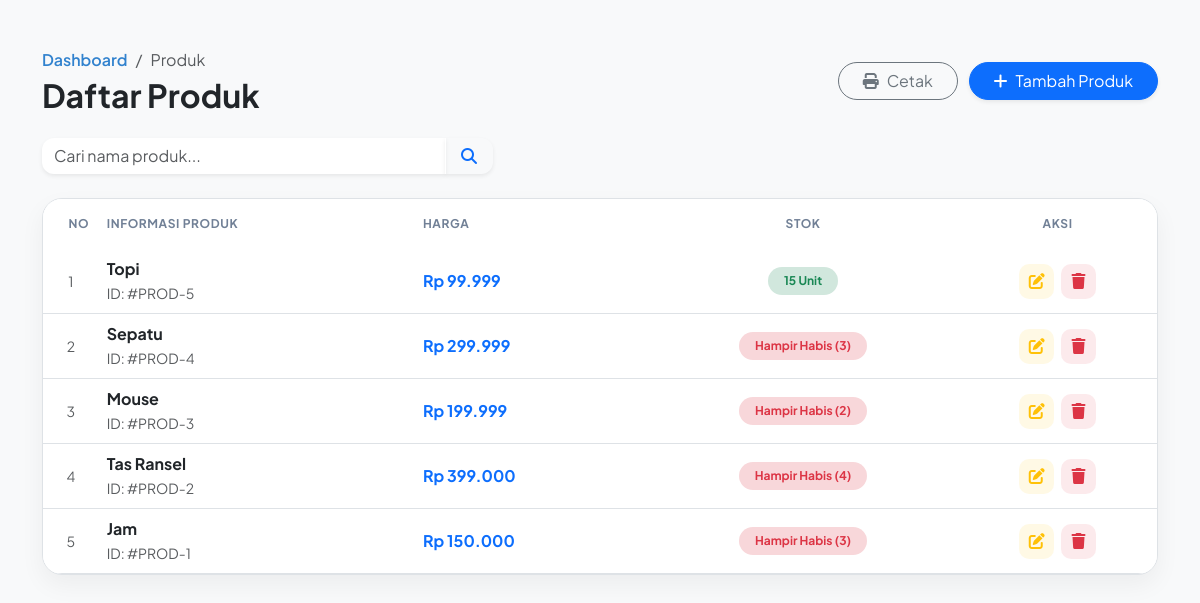
Screenshot of /data/index.php (signed in) with the database file from the repository.
### tables this page shows
CREATE TABLE `produk` (
  `id` int(11) NOT NULL,
  `nama_produk` varchar(100) NOT NULL,
  `harga` int(11) NOT NULL,
  `stok` int(11) NOT NULL
);

### data/index.php (the view, shortened to what this page needs)
<?php
include '../config/koneksi.php';
$keyword = "";
if (isset($_POST['cari'])) {
    $keyword = mysqli_real_escape_string($koneksi, $_POST['keyword']);
    $query = "SELECT * FROM produk WHERE nama_produk LIKE '%$keyword%' ORDER BY id DESC";
} else {
    $query = "SELECT * FROM produk ORDER BY id DESC";
}
$result = mysqli_query($koneksi, $query);
?>
<!DOCTYPE html>
<html lang="id">
<head>
    <link href="https://cdn.jsdelivr.net/npm/bootstrap@5.3.0/dist/css/bootstrap.min.css" rel="stylesheet">
    <link rel="stylesheet" href="https://cdnjs.cloudflare.com/ajax/libs/font-awesome/6.4.0/css/all.min.css">
</head>
<body class="py-5">
<div class="container">
    <div class="row align-items-center mb-4 no-print">
        <div class="col-md-6 text-start">
            <nav aria-label="breadcrumb">
                <ol class="breadcrumb mb-1">
                    <li class="breadcrumb-item"><a href="../dashboard.php">Dashboard</a></li>
                    <li class="breadcrumb-item active">Produk</li>
                </ol>
            </nav>
            <h2 class="fw-bold m-0 text-dark">Daftar Produk</h2>
        </div>
        <div class="col-md-6 text-md-end mt-3 mt-md-0">
            <button onclick="window.print()" class="btn btn-outline-secondary rounded-pill px-4 me-2">
                <i class="fas fa-print me-2"></i>Cetak
            </button>
            <a href="tambah.php" class="btn btn-primary rounded-pill px-4 shadow-sm">
                <i class="fas fa-plus me-2"></i>Tambah Produk
            </a>
        </div>
    </div>
    <div class="row mb-4 no-print">
        <div class="col-md-5">
            <form action="" method="POST" class="input-group">
                <input type="text" name="keyword" class="form-control border-0 shadow-sm"
                       style="border-radius: 12px 0 0 12px;" placeholder="Cari nama produk..."
                       value="<?= htmlspecialchars($keyword); ?>">
                <button type="submit" name="cari" class="btn btn-white border-0 shadow-sm px-3"
                        style="border-radius: 0 12px 12px 0;">
                    <i class="fas fa-search text-primary"></i>
                </button>
            </form>
        </div>
    </div>
    <div class="table-container border">
        <div class="table-responsive">
            <table class="table table-hover align-middle mb-0 text-start">
                <thead>
                    <tr>
                        <th class="ps-4 py-3 text-center" width="5%">No</th>
                        <th class="py-3">Informasi Produk</th>
                        <th class="py-3">Harga</th>
                        <th class="py-3 text-center">Stok</th>
                        <th class="py-3 text-center no-print">Aksi</th>
                    </tr>
                </thead>
                <tbody>
                    <?php
                    $no = 1;
                    if(mysqli_num_rows($result) > 0) :
                        while($row = mysqli_fetch_assoc($result)) :
                    ?>
                    <tr>
                        <td class="text-center text-muted small"><?= $no++; ?></td>
                        <td>
                            <div class="fw-bold text-dark"><?= htmlspecialchars($row['nama_produk']); ?></div>
                            <small class="text-muted small">ID: #PROD-<?= $row['id']; ?></small>
                        </td>
                        <td>
                            <span class="text-primary fw-bold">Rp <?= number_format($row['harga'], 0, ',', '.'); ?></span>
                        </td>
                        <td class="text-center">
                            <?php if($row['stok'] <= 5): ?>
                                <span class="badge bg-danger-subtle text-danger rounded-pill px-3 py-2">Hampir Habis (<?= $row['stok']; ?>)</span>
                            <?php else: ?>
                                <span class="badge bg-success-subtle text-success rounded-pill px-3 py-2"><?= $row['stok']; ?> Unit</span>
                            <?php endif; ?>
                        </td>
                        <td class="text-center no-print">
                            <a href="edit.php?id=<?= $row['id']; ?>" class="btn-action bg-warning bg-opacity-10 text-warning me-1">
                                <i class="fas fa-edit"></i>
                            </a>
                            <a href="javascript:void(0)" onclick="konfirmasiHapus(<?= $row['id']; ?>)" class="btn-action bg-danger bg-opacity-10 text-danger">
                                <i class="fas fa-trash"></i>
                            </a>
                        </td>
                    </tr>
                    <?php
                        endwhile;
                    else : ?>
                        <tr>
                            <td colspan="5" class="text-center py-5 text-muted fst-italic">Data produk tidak ditemukan.</td>
                        </tr>
                    <?php endif; ?>
                </tbody>
            </table>
        </div>
    </div>
</div>
</body>
</html>

### data/index.php (style rules this page uses)
body { font-family: 'Plus Jakarta Sans', sans-serif; background-color: #f8f9fa; color: #2d3748; }
.breadcrumb-item a { text-decoration: none; color: #3182ce; font-weight: 600; }
.table-container { background: white; border-radius: 20px; box-shadow: 0 10px 25px rgba(0,0,0,0.05); overflow: hidden; }
.table thead { background-color: #f7fafc; }
.table th { font-size: 0.75rem; text-transform: uppercase; letter-spacing: 0.05em; color: #718096; border: none; }
.btn-action { width: 35px; height: 35px; display: inline-flex; align-items: center; justify-content: center; border-radius: 10px; transition: 0.3s; text-decoration: none; }

### rows the page displays
produk: nama_produk "Topi", id "5", harga "99.999", stok "15"
produk: nama_produk "Sepatu", id "4", harga "299.999", stok "3"
produk: nama_produk "Mouse", id "3", harga "199.999", stok "2"
produk: nama_produk "Tas Ransel", id "2", harga "399.000", stok "4"
produk: nama_produk "Jam", id "1", harga "150.000", stok "3"
